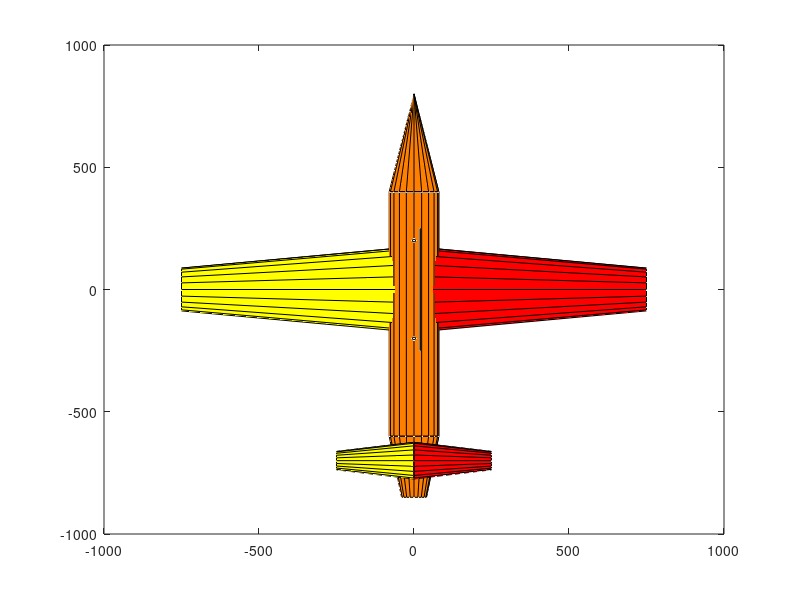

Recreate this plot in MATLAB. (Note: this script raises an error after producing the figure.)
%% Modelo 3D %TBD Deixar relativo a medida de comprimento em vez do raio
%Raio
r = 100;

%Corpo
rc1 = r;
rc2 = rc1;
hc = 10*rc1;
[Xc,Yc,Zc] = cylinder([rc1 rc2]);
Zc = hc*Zc;

%Nariz
rn1 = rc1;
rn2 = 0;
hn = 4*rc1;
[Xn,Yn,Zn] = cylinder([rn1 rn2]);
Zn = hn*Zn;

%Rabo
rb1 = rc1;
rb2 = 0.5*rb1;
hb = -2.5*rc1;
[Xb,Yb,Zb] = cylinder([rb1 rb2]);
Zb = hb*Zb;

%Asas
ra1 = rc1;
ra2 = 0.5*rc1;
ha = 7.5*rc1;
[Xa,Ya,Za] = cylinder([ra1 ra2]);
Za = ha*Za;

%Estabilizadores
re1 = rc1;
re2 = 0.5*rc1;
he = 2.5*rc1;
[Xe,Ye,Ze] = cylinder([re1 re2]);
Ze = he*Ze;

%Radar Erieye
rr = rc1*0.05;
hr = rc1;
[Xr,Yr,Zr] = cylinder(rr);
Zr = hr*Zr;

E(1)  = fill3(  [ rc1*0.2 -rc1*0.2 -rc1*0.2  rc1*0.2]  ,  [ rc1*2.5  rc1*2.5  rc1*2.5  rc1*2.5]  ,  [rc1*1.2 rc1*1.2 rc1*1.9 rc1*1.9]  ,  [ 1  0.5  0]  );
E(2)  = fill3(  [ rc1*0.2 -rc1*0.2 -rc1*0.2  rc1*0.2]  ,  [-rc1*2.5 -rc1*2.5 -rc1*2.5 -rc1*2.5]  ,  [rc1*1.9 rc1*1.9 rc1*2.6 rc1*2.6]  ,  [ 1  0.5  0]  );
E(3)  = fill3(  [ rc1*0.2 -rc1*0.2 -rc1*0.2  rc1*0.2]  ,  [ rc1*2.5  rc1*2.5 -rc1*2.5 -rc1*2.5]  ,  [rc1*1.9 rc1*1.9 rc1*2.6 rc1*2.6]  ,  [ 1  0.5  0]  );
E(4)  = fill3(  [ rc1*0.2 -rc1*0.2 -rc1*0.2  rc1*0.2]  ,  [ rc1*2.5  rc1*2.5 -rc1*2.5 -rc1*2.5]  ,  [rc1*1.2 rc1*1.2 rc1*1.9 rc1*1.9]  ,  [ 1  0.5  0]  );
E(5)  = fill3(  [-rc1*0.2 -rc1*0.2 -rc1*0.2 -rc1*0.2]  ,  [ rc1*2.5  rc1*2.5 -rc1*2.5 -rc1*2.5]  ,  [rc1*1.2 rc1*1.9 rc1*2.6 rc1*1.9]  ,  [ 1  0.5  0]  );
E(6)  = fill3(  [ rc1*0.2  rc1*0.2  rc1*0.2  rc1*0.2]  ,  [ rc1*2.5  rc1*2.5 -rc1*2.5 -rc1*2.5]  ,  [rc1*1.2 rc1*1.9 rc1*2.6 rc1*1.9]  ,  [ 1  0.5  0]  );
E(7)  = surface(  Xr       ,  Yr+hc*0.2         ,  Zr+hc*0.05  ,  'Facecolor'  ,  [ 1  0.5  0]  );  %Radar
E(8)  = surface(  Xr       ,  Yr-hc*0.2         ,  Zr+hc*0.08  ,  'Facecolor'  ,  [ 1  0.5  0]  );  %Radar
E(9)  = surface(  Xn*0.8   ,  Zn+hc*0.40        ,  Yn*0.8      ,  'Facecolor'  ,  [ 1  0.5  0]  );  %Nariz
E(10) = surface(  Xc*0.8   ,  Zc-hc*0.60        ,  Yc*0.8      ,  'Facecolor'  ,  [ 1  0.5  0]  );  %Corpo
E(11) = surface(  Za       ,  Xa*1.75           ,  Ya*0.5      ,  'Facecolor'  ,  [ 1  0    0]  );  %Asa Direita
E(12) = surface(  -Za      ,  Xa*1.75           ,  Ya*0.5      ,  'Facecolor'  ,  [ 1  1    0]  );  %Asa Esquerda
E(13) = surface(  Xb*0.8   ,  Zb-hc*0.60        ,  Yb*0.8      ,  'Facecolor'  ,  [ 1  0.5  0]  );  %Rabo
E(14) = surface(  Ze       ,  (Xe*0.75)-hc*0.7  ,  Ye*0.25+he  ,  'Facecolor'  ,  [ 1  0    0]  );  %Estabilizador Direito
E(15) = surface(  -Ze      ,  (Xe*0.75)-hc*0.7  ,  Ye*0.25+he  ,  'Facecolor'  ,  [ 1  1    0]  );  %Estabilizador Esquerdo
E(16) = surface(  Ye*0.25  ,  (Xe*0.75)-hc*0.7  ,  Ze          ,  'Facecolor'  ,  [ 1  0.5  0]  );  %Estabilizador Vertical

e99 = hgtransform('Parent',ax);
set(E,'Parent',e99)
set(E,'LineStyle','none')